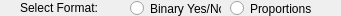
            <widget class="QWidget" name="socpar2_customize" native="true">
             <property name="geometry">
              <rect>
               <x>50</x>
               <y>475</y>
               <width>341</width>
               <height>16</height>
              </rect>
             </property>
             <widget class="QRadioButton" name="socpar2binary_radio">
              <property name="geometry">
               <rect>
                <x>130</x>
                <y>0</y>
                <width>91</width>
                <height>17</height>
               </rect>
              </property>
              <property name="text">
               <string>Binary Yes/No</string>
              </property>
             </widget>
             <widget class="QRadioButton" name="socpar2prop_radio">
              <property name="geometry">
               <rect>
                <x>230</x>
                <y>0</y>
                <width>91</width>
                <height>17</height>
               </rect>
              </property>
              <property name="text">
               <string>Proportions</string>
              </property>
             </widget>
             <widget class="QLabel" name="socpar2format_lbl">
              <property name="geometry">
               <rect>
                <x>20</x>
                <y>0</y>
                <width>91</width>
                <height>16</height>
               </rect>
              </property>
              <property name="text">
               <string>Select Format:</string>
              </property>
             </widget>
            </widget>
